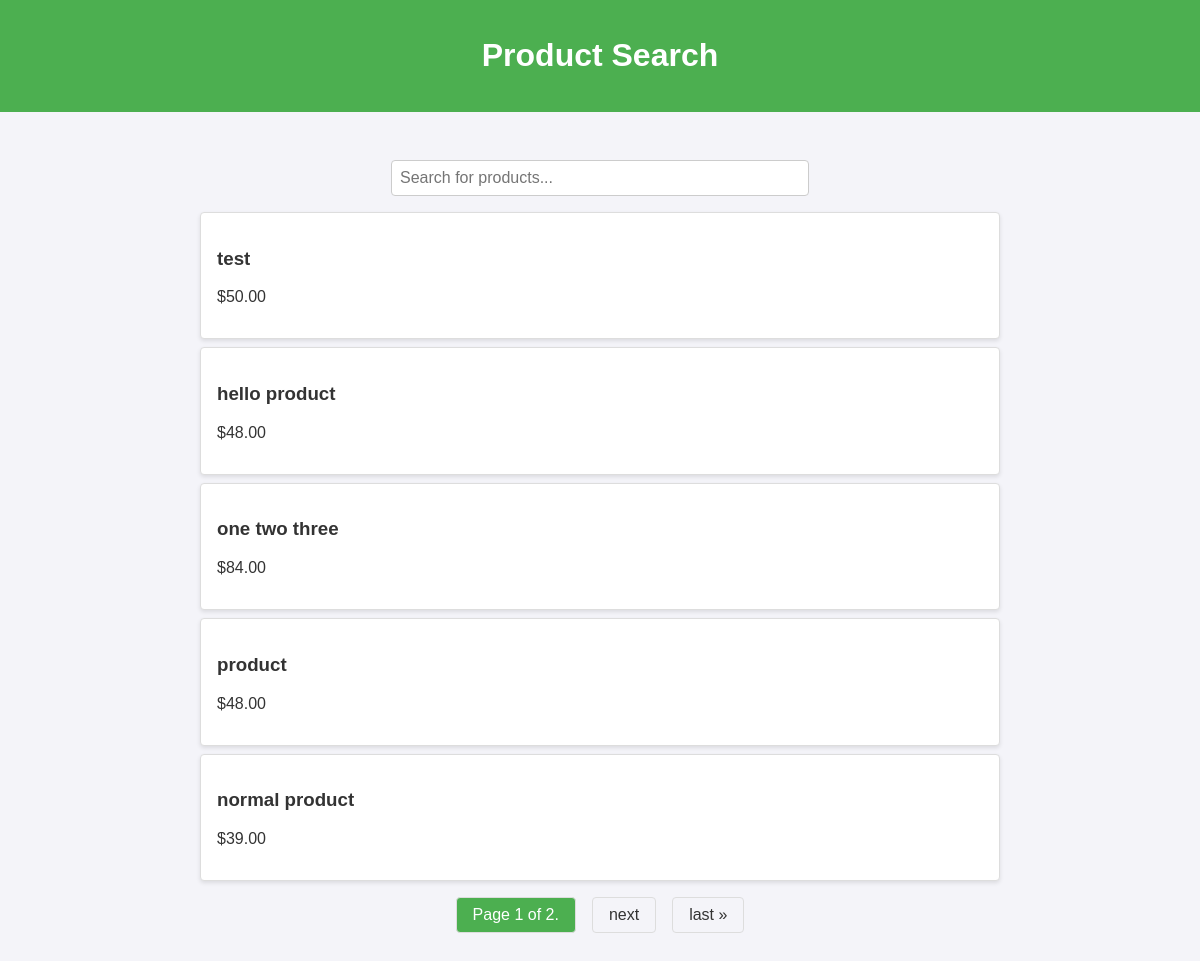
The page / on the database its author committed.
### products/models.py (models this page shows, shortened)
class Product(models.Model):
    name = models.CharField(max_length=100)
    description = models.TextField(blank=True, null=True)
    price = models.DecimalField(max_digits=10, decimal_places=2)
    image = models.ImageField(upload_to='products/images/', null=True, blank=True)
    class Meta:
        ordering = ['id']

### products/views.py (the view)
# urls.py: path('', views.product_list, name='product_list'),
def product_list(request):
    product_list = Product.objects.all()
    paginator = Paginator(product_list, 5)  # Show 5 products per page
    page_number = request.GET.get('page')
    page_obj = paginator.get_page(page_number)
    return render(request, 'products/product_list.html', {'page_obj': page_obj})

### products/templates/products/product_list.html (shortened to what this page needs)
{% extends 'base.html' %}
{% block content %}
<div>
    <input type="text" id="search-input" placeholder="Search for products...">
    <ul id="product-list">
        {% for product in page_obj %}
            <li>
                <a href="#" class="product-link" data-product-id="{{ product.id }}">
                    <div>
                        <h3>{{ product.name }}</h3>
                        <p>${{ product.price }}</p>
                    </div>
                </a>
            </li>
        {% endfor %}
    </ul>
    <div class="pagination">
        <span class="step-links">
            <span class="current">
                Page {{ page_obj.number }} of {{ page_obj.paginator.num_pages }}.
            </span>
            {% if page_obj.has_next %}
                <a href="?page={{ page_obj.next_page_number }}">next</a>
                <a href="?page={{ page_obj.paginator.num_pages }}">last &raquo;</a>
            {% endif %}
        </span>
    </div>
</div>
{% endblock %}

### templates/base.html (shortened to what this page needs)
{% load static %}
<!DOCTYPE html>
<html lang="en">
<head>
    <link rel="stylesheet" href="{% static 'css/styles.css' %}">
</head>
<body>
    <header>
        <h1>Product Search</h1>
    </header>
    <main>
        {% block content %}
        {% endblock %}
    </main>
</body>
</html>

### static/css/styles.css (style rules this page uses)
body { font-family: Arial, sans-serif; background-color: #f4f4f9; color: #333; margin: 0; padding: 0; display: flex; flex-direction: column; align-items: center; }
header { background-color: #4CAF50; color: white; padding: 1rem; width: 100%; text-align: center; }
main { width: 80%; max-width: 800px; margin: 2rem 0; }
#search-input { width: 100%; max-width: 400px; padding: 0.5rem; margin: 1rem auto; display: block; border: 1px solid #ccc; border-radius: 4px; font-size: 1rem; }
#product-list { list-style-type: none; padding: 0; }
#product-list li { background-color: white; border: 1px solid #ddd; border-radius: 4px; padding: 1rem; margin: 0.5rem 0; box-shadow: 0 2px 4px rgba(0, 0, 0, 0.1); }
#product-list li a { text-decoration: none; color: #333; transition: all 0.3s ease; }
.pagination { margin: 1rem 0; }
.pagination .step-links { display: flex; justify-content: center; align-items: center; }
.pagination .step-links a, .pagination .step-links .current { margin: 0 0.5rem; padding: 0.5rem 1rem; border: 1px solid #ddd; border-radius: 4px; text-decoration: none; color: #333; }
.pagination .step-links .current { background-color: #4CAF50; color: white; pointer-events: none; }

### rows shown on the page
Product: name "test", price "50.00"
Product: name "hello product", price "48.00"
Product: name "one two three", price "84.00"
Product: name "product", price "48.00"
Product: name "normal product", price "39.00"

### other values the page prints
{{ page_obj.number }} "1"
{{ page_obj.paginator.num_pages }} "2"
